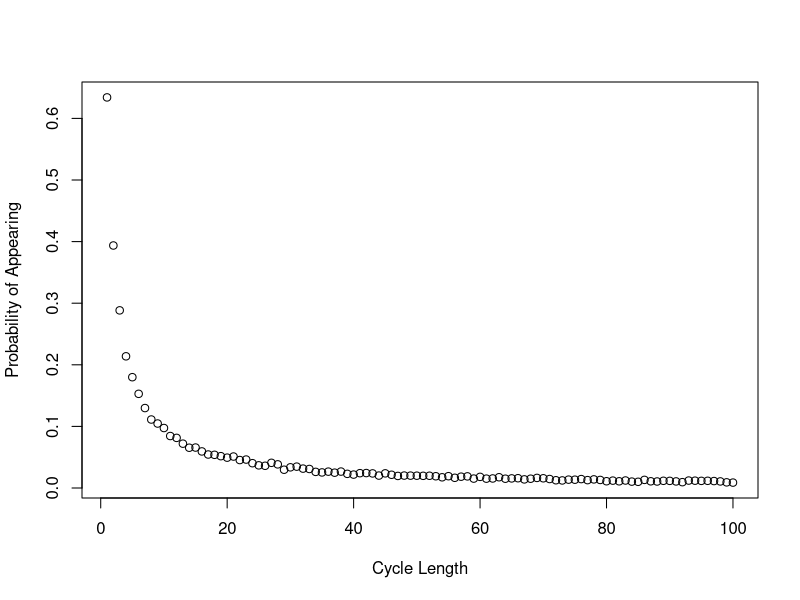

Here is the R script that generated this plot:
# Aidan Garrity (s1997567), Eleni Michaelidou (s2226022), Meshari Alrafidi (s2319759)

# Brief description of what each team member contributed to the project:

# Proportion of the work was undertaken by each team member: 
# Aidan Garrity: dloop final version, plotting, strategy 3, dloop explanations
# Eleni Michaelidou: strategy_selection function, following_numbers function, Pone, Pall, example code, Pall explanations
# Meshari Alrafidi: previous iterations of dloop, explanations, 


# -------------------- Overview of the code --------------------

# In this code we implement a stochastic simulation to investigate the following  puzzle:
# 2n prisoners are given a natural number to identify them. They enter a room 
# with 2n boxes, each box containing a number inside it and a number on it's lid. The prisoners' goal is to select the 
# box with their number in it. They are allowed to choose a maximum of n boxes.

# Three strategies are simulated here:
    # Strategy 1. A prisoner selects the box with their number on the lid. If the number of the card inside the lid, k, is not their 
    # number, they go to box k and open it. They continue doing this until they either have found their number or have chosen 
    # n boxes.
    # Strategy 2. The prisoner chooses a random box then repeats the steps in strategy 1.
    # Strategy 3. n boxes are checked randomly

# If all prisoners succeed in finding their number, they are all released.

# The prisoner who attempted to find their number is not allowed to communicate with prisoners yet to have their go.
# After each prisoner’s go, the room is returned exactly to its original state.

# -------------------------------------------------------------


Pone <- function(n, k, strategy, nreps=10000){
  # This function estimates the probability a single prisoner succeeding in finding their number.
  # Input:  n: the maximum number of boxes the prisoner is allowed to open.
  #         k: the prisoner’s number.
  #         strategy: which strategy to implement {1,2,3}.
  #         nreps (10000 by default): the number of iterations of the simulations to run (in order to estimate the probability)
  # Output: prob: probability of a single prisoner succeeding in finding their number under the given strategy.
  
  prisoners <- k
  
  # Apply function "strategy_selection" to estimate the individual success probability under the given strategy.
  prob <- strategy_selection(n, prisoners, strategy, nreps)
  
  return(prob)
}

Pall <- function(n, strategy, nreps=10000){
  # This function estimates the probability of all prisoners finding their numbers.
  # Input:  n: the maximum number of boxes a prisoner is allowed to open.
  #         strategy: which strategy to implement {1,2,3}.
  #         nreps (10000 by default): the number of iterations of the simulations to run (in order to estimate the probability).
  # Output: prob: probability of all prisoners succeeding in finding their number.
  
  # Assigning a unique prisoner number to each of the 2n prisoners.
  prisoners <- c(1:(2*n))
  
  # Apply function "strategy_selection" to estimate the joint success probability under the given strategy.
  prob <- strategy_selection(n, prisoners, strategy, nreps)
  
  return(prob)
}


strategy_selection <- function(n, prisoners, strategy, nreps){
  # This function is responsible to call the corresponding function based on the given strategy. It returns the probability derived from the given strategy.
  # Input:  n: the maximum number of boxes a prisoner is allowed to open.
  #         prisoners: a vector of prisoners' numbers
  #                    (It can be a vector length 1 -> prisoners = the prisoner's number (k)
  #                    or a vector length 2n -> all prisoners' number.
  #         strategy: which strategy to implement {1,2,3}.
  #         nreps: the number of iterations of the simulations to run (in order to estimate the probability).
  # Output: prob: probability of success derived from the given strategy.
  
  if (strategy == 1) {
    
    # The prisoner(s) select(s) the box with their number on the lid as their first box.
    initial_box <- prisoners
    
    # Apply function "following_numbers" to estimate the success probability under strategy 1 (initial_box = prisoners).
    prob <- following_numbers(n, prisoners, initial_box, nreps)
    
  }
  else if (strategy ==2) {
    
    # The prisoner(s) select(s) the first box randomly.
    # Two prisoners can start from the same box (replace = TRUE)
    initial_box <- sample(1:(2*n), size=length(prisoners), replace = TRUE)
    
    # Apply function "following_numbers" to estimate the success probability under strategy 2 (initial_box = randomly selected).
    prob <- following_numbers(n, prisoners, initial_box, nreps)
    
  }
  else if (strategy == 3){
    
    # Apply function "picking_randomly" to estimate the success probability under strategy 3.
    prob <- picking_randomly(n, prisoners, nreps)
    
  }
  return(prob)
}


following_numbers <- function(n, prisoners, initial_box, nreps){
  # This function estimates the probability of the prisoner(s) succeeding in finding their number.
  # (Each) prisoner opens boxes by following the numbers on the card within the boxes, entering a closed loop.
  # Input:  n: the maximum number of boxes the prisoner is allowed to open.
  #         prisoners: prisoners' numbers.
  #         initial_box: box number that (each) prisoner will open first.
  #         nreps: the number of iterations of the simulations to run (in order to estimate the probability)
  # Output: prob: the probability of (all) the prisoner(s) succeeding in finding their number, by opening up to n boxes in a closed loop.
  
  
  # success_simulation represents the number of times all prisoners (participating in the experiment) find their boxes.
  # Initialization of "success_simulation".
  success_simulation <- 0  
  
  
  # Running the experiment nreps times.
  for (i in 1:nreps){
    
    # boxes_found represents the number of prisoners found their boxes in each simulation.
    # Reset of "boxes_found" in each repetition.
    boxes_found <- 0 
    
    # Assign numbers (1 to 2*n) randomly within the 2*n boxes before starting the experiment.
    # Random placement of numbers within the boxes in each simulation.
    boxes <- sample(1:(2*n), 2*n, replace=FALSE)
    
    # Loop through the prisoners vector (all prisoners try to find their box).
    for (k in 1:length(prisoners)){
      
      prisoner_succ <- FALSE
      
      # Initial box for the prisoner running the experiment.
      next_box <- initial_box[k]

      # The prisoner repeat the process of opening boxes until they have either found the card
      # with their number on it (break the loop) or opened n boxes without finding it.
      for (trial in 1:n){
        
        # Exit the loop when the prisoner finds the card with their number in the box.
        if (boxes[next_box] == prisoners[k]){
          
          # counter increases by 1, since the prisoner running the experiment succeeds in finding their number. 
          boxes_found <- boxes_found + 1
          prisoner_succ <- TRUE
          break
          
        }else{
          
          # The prisoner goes to the next box, by following the card number. 
          next_box = boxes[next_box]
        }
      }
      
      # Exit the loop when one prisoner fails in finding their box.
      if (!(prisoner_succ)){
        break
      }
    }
    
    # A simulation considers is successeful if all prisoners participating in the experiment find their number.
    if (boxes_found == length(prisoners)){
      success_simulation <- success_simulation + 1
    }
  }
  
  # probability of success (the prisoner(s) succeed(s) in finding their number).
  prob = success_simulation / nreps # number of successful simulations / total number of simulations.
  
  return(prob)
}


picking_randomly <- function(n, prisoners, nreps){
  # This function estimates the probability of the prisoner(s) succeeding in finding their number.
  # (Each) prisoner opens n boxes at random, checking each card for their number.
  # Input:  n: number of boxes (each) prisoner opens.
  #         prisoners: prisoners' numbers.
  #         initial_box: box number that (each) prisoner will open first.
  #         nreps: the number of iterations of the simulations to run (in order to estimate the probability)
  # Output: prob: the probability of (all) the prisoner(s) succeeding in finding their number, by opening n boxes randomly.
  
  
  # success_simulation represents the number of times all prisoners (participating in the experiment) finding their boxes.
  # Initialization of "success_simulation"
  success_simulation <- 0  
  
  # Running the experiment (simulation) nreps times.
  for (i in 1:nreps){
    
    # boxes_found represents the number of prisoners found their boxes in each simulation.
    # Reset of "boxes_found" in each repetition.
    boxes_found <- 0 
    
    for (k in 1:length(prisoners)){
      
      prisoner_succ <- FALSE
      
      # we create 2n boxes, n of which can be opened.
      boxes <- sample(1:(2*n), n)
      
      # if the prisoner's number is selected... 
      if (k %in% boxes){
        
        # counter increases
        boxes_found <- boxes_found + 1
        
        prisoner_succ <- TRUE
      }
      
      # Exit the loop when one prisoner fails in finding their box.
      if (!(prisoner_succ)){
        break
      }
    }
    
    # A simulation is successful if all prisoners participating in the experiment find their box.
    if (boxes_found == length(prisoners)){
      success_simulation <- success_simulation + 1
    }
  }
  
  # probability of success (the prisoner(s) succeed(s) in finding their number).
  prob = success_simulation / nreps # number of successful simulations / total number of simulations.
  
  return(prob)
}


# ---------- Example code ----------

# ---- Individual success probability ----

# Example estimating the individual success probability under Strategy 1, n =5 (nreps = 10000 by default)
Pone(n = 5, k = 4 , strategy = 1)

# Example estimating the individual success probability under Strategy 1, n =50 (nreps = 10000 by default)
Pone(n = 50, k = 4, strategy = 1)

# Example estimating the individual success probability under Strategy 2, n =5 (nreps = 10000 by default)
Pone(n = 5, k = 4, strategy = 2)

# Example estimating the individual success probability under Strategy 2, n =50 (nreps = 10000 by default)
Pone(n = 50, k = 4, strategy = 2)

# Example estimating the individual success probability under Strategy 3, n =5 (nreps = 10000 by default)
Pone(n = 5, k = 4, strategy = 3)

# Example estimating the individual success probability under Strategy 3, n =50 
# (nreps = 10000 by default)
Pone(n = 50, k = 4, strategy = 3)

# Computing the individual success probability under strategies 1 and 3 for a 
# different number of boxes (n = 5, and n = 50), the probability of success is 
# almost 1/2 in all those cases.On the other hand, the individual success 
# probability under strategy 2 for n = 5 and n = 50 is less than or equal to 
# the prob. of success under strategies 1 and 3.

# -----


# ---- Joint success probability ----

# Example estimating the joint success probability under Strategy 1, n =5 (nreps = 10000 by default)
Pall(n = 5, strategy = 1)

# Example estimating the joint success probability under Strategy 1, n =50 (nreps = 10000 by default)
Pall(n = 50, strategy = 1)

# Example estimating the joint success probability under Strategy 2, n =5 (nreps = 10000 by default)
Pall(n = 5, strategy = 2)

# Example estimating the joint success probability under Strategy 2, n =50 (nreps = 10000 by default)
Pall(n = 50, strategy = 2)

# Example estimating the joint success probability under Strategy 3, n =5 (nreps = 10000 by default)
Pall(n = 5, strategy = 3)

# Example estimating the joint success probability under Strategy 3, n =50 (nreps = 10000 by default)
Pall(n = 50, strategy = 3)

# Computing the joint success probability under strategy 1 for a different 
# number of boxes (2n boxes): n = 5, and n = 50, the probability of success is 
# close to 35% and 31% respectively. On the other hand, the joint probability 
# under strategies 1 and 3 for different number of boxes 
# (n = 5, n = 50), the probability of success is close to 0.

# So, what is surprising is that it is more likely that 100 (n = 50) prisoners
# will release (all prisoners find their number) under Strategy 1
# than even 10 (n = 5) prisoners open boxes under Strategies 2 and 3.

# -----

# As explained above (individual success probability under strategy 1), given 
# that each box is a part of a closed loop and each prisoner starts at the box 
# with their number on it, the prisoner will succeed if their number is a part 
# of a loop no longer than n, and that is because each prisoner can open up to n
# of the 2n boxes. The probability of success for prisoners who their box are 
# part of the same loop are not independent, since if a prisoner succeed to find
# their box, then all prisoners on that loop will find their box with the same probability.

# We also know that the "the prisoner is not allowed to communicate with prisoners yet to have their go".
# In addition, under strategy 3, each prisoner opens n boxes randomly. 
# So, the probability of success for each prisoner is independent.
# Individual success probability under Strategy 3 = 1/2  and attempts are 
# independent => P((2n) prisoners succeed)) = (1/2)^(2n)
# Running the code for n = 5 and and n = 50, we find that:
# n=50: P(100 prisoners succeed) = (1/2)^100  = close to 0.
# Even for small n: e.g. n = 5: P(10 prisoners succeed) = (1/2)^10 = extremely small.



dloop <- function(n, nreps){
  # This function estimates the probability that a cycle of any length will occur 
  # in a permutation of length 2n.
  # Input: n: The size of the permutation to be considered (i.e. number of prisoners, so 2n boxes are considered)
  #        nreps: The amount of simulations to be run to estimate the probability vector.
  # Output: a vector of length 2n where the ith entry is the estimated probability that a cycle of length i will occur
  #         in a randomly generated permutation of length 2n.
  # Runtime: O(n * nreps)
  
  # Tracker for all cycles found.
  totalcount <- rep(0, 2*n)
  
  # Running nreps simulations.
  for (rep in 1:nreps){
    
    # Generating the boxes and cards for this simulation.
    boxes <- sample(1:(2*n))
    # Tracker for the cycles of this loop only.
    loopcount <- rep(0, 2*n)
    # Vector containing which boxes have NOT been opened
    left_to_check <- 1:(2*n)
    
    # Starting with the first box, checking all boxes for a cycle.
    # After a box has been found to be part of a cycle, it is removed from left_to_check.
    i<-1
    while (length(left_to_check) > 0) {
      
      # counter tracks the length of the current cycle.
        counter <- 1
      # j is a placeholder for opening the next box in a cycle.
        j <- i
      # tracking which boxes were part of this cycle, to be removed from left_to_check
        checked <- c()
      # iterating over all boxes in a cycle, incrementing the counter and updating the checked boxes list.
        while(i != boxes[j]){
          counter <- counter + 1
          checked <- c(checked, j)
          j <- boxes[j]
        }
        
        checked <- c(checked, j)
        
        # Indicating that a cycle of length counter was found
        # To instead enumerate all cycles in the boxes, this can be changed to 
        # loopcount[counter] <- loopcount[counter] + 1
        loopcount[counter] <- 1
        
        # Removing the checked boxes.
        left_to_check <- left_to_check[-match(checked, left_to_check)]
       
    # Setting the next box to start with for the next cycle. 
      i <- left_to_check[1]
  
    }
    
    totalcount <- totalcount + loopcount
  }
  
  return(totalcount / nreps)
}

plot(dloop(50,10000), xlab = 'Cycle Length', ylab = 'Probability of Appearing')

# IMPORTANT: The probability of loops larger than 50 appearing are NOT independent events. 
# We cannot take the naive approach and multiply the probability of each cycle 
# length appearing to get the result.
# Instead, we can run many simulations, and for each one track if a long cycle appears.
nreps <- 10000
over50cycles <- 0

# Like running dloop(50, 10000), except at each simulation we track if there were any cycles over 50.
for (i in 1:nreps){
  probs <- dloop(50,1)
  if (1 %in% (probs[51:100]) ){
    over50cycles <- over50cycles + 1
  }
}

none_over_50_prob <- 1 - (over50cycles / nreps)

# Note that the probability of no loop longer than 50 appearing is about the same
# as the probability of all prisoners being freed under strategy 1.
# The difference can be explained by random noise in the box generation.
none_over_50_prob

# End of code
